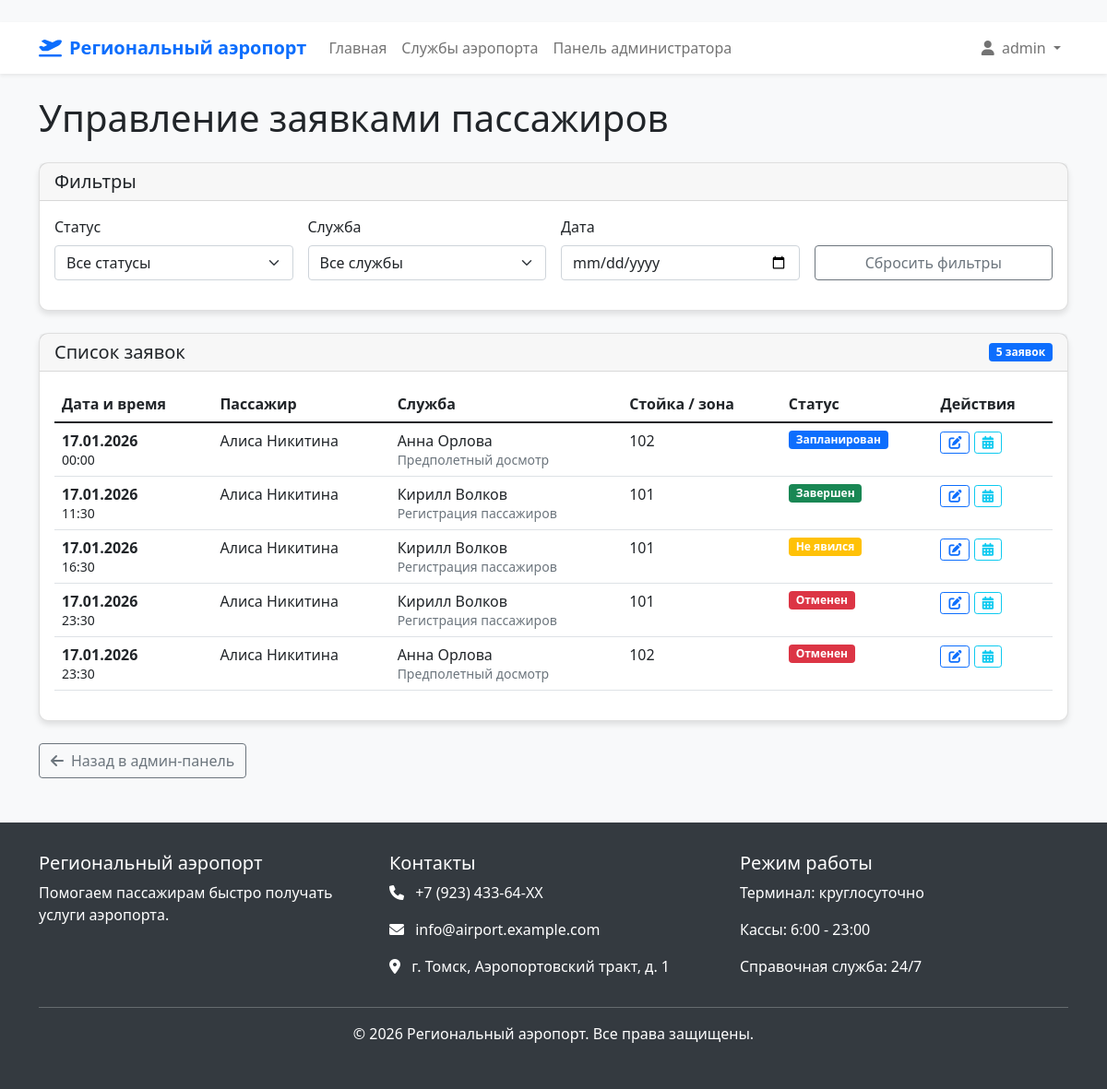
Screenshot of /manage-requests/ (signed in) with the database file from the repository.
### airport_app/models.py (models this page shows, shortened)
class Appointment(models.Model):
    STATUS_CHOICES = [
        ('запланирован', 'Запланирован'),
        ('завершен', 'Завершен'),
        ('отменен', 'Отменен'),
        ('пассажир не явился', 'Пассажир не явился'),
    ]
    patient = models.ForeignKey(Patient, on_delete=models.CASCADE, related_name='appointments')
    doctor = models.ForeignKey(Doctor, on_delete=models.CASCADE, related_name='appointments')
    schedule = models.ForeignKey(Schedule, on_delete=models.CASCADE, related_name='appointments', null=True, blank=True)
    appointment_date = models.DateField()
    appointment_time = models.TimeField()
    office_number = models.CharField(max_length=10)
    reason = models.TextField(blank=True)
    status = models.CharField(max_length=30, choices=STATUS_CHOICES, default='запланирован')
    created_at = models.DateTimeField(auto_now_add=True)
    updated_at = models.DateTimeField(auto_now=True)
    class Meta:
        verbose_name = "Заявка пассажира"
        verbose_name_plural = "Заявки пассажиров"
        ordering = ['-appointment_date', 'appointment_time']

class Patient(models.Model):
    user = models.OneToOneField(User, on_delete=models.CASCADE, related_name='patient')
    birth_date = models.DateField()
    address = models.TextField()
    phone_number = models.CharField(max_length=15)
    insurance_number = models.CharField(max_length=20, unique=True)
    attached_to_clinic = models.BooleanField(default=True)
    class Meta:
        verbose_name = "Пассажир"
        verbose_name_plural = "Пассажиры"

class Doctor(models.Model):
    SPECIALIZATION_CHOICES = [
        ('регистрация', 'Регистрация пассажиров'),
        ('досмотр', 'Предполетный досмотр'),
        ('багаж', 'Багажная служба'),
        ('информация', 'Информационная стойка'),
        ('посадка', 'Посадка на рейс'),
        ('грузовой терминал', 'Грузовой терминал'),
        ('медпункт', 'Медпункт аэропорта'),
        ('vip-зал', 'VIP-зал'),
        ('транспорт', 'Наземный транспорт'),
        ('авиакасса', 'Авиакасса'),
    ]
    user = models.OneToOneField(User, on_delete=models.CASCADE, related_name='doctor')
    specialization = models.CharField(max_length=50, choices=SPECIALIZATION_CHOICES)
    qualification = models.CharField(max_length=255)
    experience = models.PositiveIntegerField(help_text="Стаж работы в годах")
    office_number = models.CharField(max_length=10)
    phone_number = models.CharField(max_length=15)
    is_active = models.BooleanField(default=True)
    class Meta:
        verbose_name = "Сотрудник аэропорта"
        verbose_name_plural = "Сотрудники аэропорта"

### airport_app/views.py (the view)
# urls.py: path('manage-requests/', views.manage_appointments, name='manage_appointments'),
@login_required
@user_passes_test(is_admin)
def manage_appointments(request):
    appointments = Appointment.objects.all().order_by('-appointment_date', 'appointment_time')
    status_filter = request.GET.get('status', '')
    doctor_filter = request.GET.get('doctor', '')
    date_filter = request.GET.get('date', '')
    if status_filter:
        appointments = appointments.filter(status=status_filter)
    if doctor_filter:
        appointments = appointments.filter(doctor_id=doctor_filter)
    if date_filter:
        appointments = appointments.filter(appointment_date=date_filter)
    doctors = Doctor.objects.filter(is_active=True)
    context = {
        'appointments': appointments,
        'doctors': doctors,
        'status_filter': status_filter,
        'doctor_filter': doctor_filter,
        'date_filter': date_filter,
    }
    return render(request, 'airport_app/manage_appointments.html', context)

### airport_app/views.py (called while the page is built)
def is_admin(user):
    return user.is_superuser or user.groups.filter(name='Администратор').exists()

### airport_app/templates/airport_app/manage_appointments.html (shortened to what this page needs)
﻿{% extends 'airport_app/base.html' %}
{% block content %}
<h1 class="mb-4">Управление заявками пассажиров</h1>
<div class="card mb-4">
    <div class="card-header">
        <h5 class="mb-0">Фильтры</h5>
    </div>
    <div class="card-body">
        <form method="get" class="row g-3">
            <div class="col-md-3">
                <label class="form-label">Статус</label>
                <select name="status" class="form-select" onchange="this.form.submit()">
                    <option value="">Все статусы</option>
                </select>
            </div>
            <div class="col-md-3">
                <label class="form-label">Служба</label>
                <select name="doctor" class="form-select" onchange="this.form.submit()">
                    <option value="">Все службы</option>
                </select>
            </div>
            <div class="col-md-3">
                <label class="form-label">Дата</label>
                <input type="date" name="date" class="form-control" value="{{ date_filter }}"
                       onchange="this.form.submit()">
            </div>
            <div class="col-md-3 d-flex align-items-end">
                <a href="{% url 'manage_appointments' %}" class="btn btn-outline-secondary w-100">
                    Сбросить фильтры
                </a>
            </div>
        </form>
    </div>
</div>
<div class="card">
    <div class="card-header d-flex justify-content-between align-items-center">
        <h5 class="mb-0">Список заявок</h5>
        <span class="badge bg-primary">{{ appointments.count }} заявок</span>
    </div>
    <div class="card-body">
        {% if appointments %}
            <div class="table-responsive">
                <table class="table table-hover">
                    <thead>
                        <tr>
                            <th>Дата и время</th>
                            <th>Пассажир</th>
                            <th>Служба</th>
                            <th>Стойка / зона</th>
                            <th>Статус</th>
                            <th>Действия</th>
                        </tr>
                    </thead>
                    <tbody>
                        {% for appointment in appointments %}
                        <tr>
                            <td>
                                <strong>{{ appointment.appointment_date|date:"d.m.Y" }}</strong><br>
                                <small>{{ appointment.appointment_time|time:"H:i" }}</small>
                            </td>
                            <td>{{ appointment.patient.user.get_full_name }}</td>
                            <td>
                                {{ appointment.doctor.user.get_full_name }}<br>
                                <small class="text-muted">{{ appointment.doctor.get_specialization_display }}</small>
                            </td>
                            <td>{{ appointment.office_number }}</td>
                            <td>
                                {% if appointment.status == 'запланирован' %}
                                    <span class="badge bg-primary">Запланирован</span>
                                {% elif appointment.status == 'завершен' %}
                                    <span class="badge bg-success">Завершен</span>
                                {% elif appointment.status == 'отменен' %}
                                    <span class="badge bg-danger">Отменен</span>
                                {% elif appointment.status == 'пассажир не явился' %}
                                    <span class="badge bg-warning">Не явился</span>
                                {% endif %}
                            </td>
                            <td>
                                <a href="/admin/airport_app/appointment/{{ appointment.id }}/change/"
                                   class="btn btn-sm btn-outline-primary">
                                    <i class="fas fa-edit"></i>
                                </a>
                                <a href="{% url 'doctor_schedule' appointment.doctor.id %}"
                                   class="btn btn-sm btn-outline-info">
                                    <i class="fas fa-calendar-alt"></i>
                                </a>
                            </td>
                        </tr>
                        {% endfor %}
                    </tbody>
                </table>
            </div>
        {% else %}
            <div class="alert alert-info">
                <i class="fas fa-info-circle me-2"></i>
                Нет заявок, соответствующих фильтрам.
            </div>
        {% endif %}
    </div>
</div>
<div class="mt-4">
    <a href="{% url 'admin_panel' %}" class="btn btn-outline-secondary">
        <i class="fas fa-arrow-left me-2"></i>Назад в админ-панель
    </a>
</div>
{% endblock %}

### airport_app/templates/airport_app/base.html (shortened to what this page needs)
﻿<!DOCTYPE html>
<html lang="ru">
<head>
    <link href="https://cdn.jsdelivr.net/npm/bootstrap@5.1.3/dist/css/bootstrap.min.css" rel="stylesheet">
    <link rel="stylesheet" href="https://cdnjs.cloudflare.com/ajax/libs/font-awesome/6.0.0/css/all.min.css">
</head>
<body>
    <nav class="navbar navbar-expand-lg navbar-light bg-white shadow-sm">
        <div class="container">
            <a class="navbar-brand" href="{% url 'index' %}">
                <i class="fas fa-plane-departure me-2"></i>Региональный аэропорт
            </a>
            <div class="collapse navbar-collapse" id="navbarNav">
                <ul class="navbar-nav me-auto">
                    <li class="nav-item">
                        <a class="nav-link" href="{% url 'index' %}">Главная</a>
                    </li>
                    <li class="nav-item">
                        <a class="nav-link" href="{% url 'doctor_list' %}">Службы аэропорта</a>
                    </li>
                    {% if user.is_authenticated %}
                        {% if user.is_superuser or user.groups.all.0.name == 'Администратор' %}
                            <li class="nav-item">
                                <a class="nav-link" href="{% url 'admin_panel' %}">Панель администратора</a>
                            </li>
                        {% elif user.doctor %}
                            <li class="nav-item">
                                <a class="nav-link" href="{% url 'doctor_appointments' %}">Заявки на смене</a>
                            </li>
                        {% elif user.patient %}
                            <li class="nav-item">
                                <a class="nav-link" href="{% url 'my_appointments' %}">Мои заявки</a>
                            </li>
                        {% endif %}
                    {% endif %}
                </ul>
                <ul class="navbar-nav">
                    {% if user.is_authenticated %}
                        <li class="nav-item dropdown">
                            <a class="nav-link dropdown-toggle" href="#" id="navbarDropdown" role="button" data-bs-toggle="dropdown">
                                <i class="fas fa-user me-1"></i> {{ user.get_full_name|default:user.username }}
                            </a>
                        </li>
                    {% endif %}
                </ul>
            </div>
        </div>
    </nav>
    <main class="container my-4">
        {% block content %}{% endblock %}
    </main>
    <footer class="footer">
        <div class="container">
            <div class="row">
                <div class="col-md-4">
                    <h5>Региональный аэропорт</h5>
                    <p>Помогаем пассажирам быстро получать услуги аэропорта.</p>
                </div>
                <div class="col-md-4">
                    <h5>Контакты</h5>
                    <p><i class="fas fa-phone me-2"></i> +7 (923) 433-64-XX</p>
                    <p><i class="fas fa-envelope me-2"></i> info@airport.example.com</p>
                    <p><i class="fas fa-map-marker-alt me-2"></i> г. Томск, Аэропортовский тракт, д. 1</p>
                </div>
                <div class="col-md-4">
                    <h5>Режим работы</h5>
                    <p>Терминал: круглосуточно</p>
                    <p>Кассы: 6:00 - 23:00</p>
                    <p>Справочная служба: 24/7</p>
                </div>
            </div>
            <hr class="bg-light">
            <div class="text-center">
                <p>&copy; {% now "Y" %} Региональный аэропорт. Все права защищены.</p>
            </div>
        </div>
    </footer>
</body>
</html>

### airport_app/templates/airport_app/base.html (style rules this page uses)
body { font-family: 'Segoe UI', Tahoma, Geneva, Verdana, sans-serif; background-color: #f8f9fa; }
.navbar-brand { font-weight: bold; color: #0d6efd !important; }
.card { border-radius: 10px; box-shadow: 0 4px 6px rgba(0, 0, 0, 0.1); margin-bottom: 1.5rem; transition: transform 0.3s; }
.footer { background-color: #343a40; color: white; padding: 2rem 0; margin-top: 3rem; }

### rows the page displays
Appointment: appointment_date "17.01.2026", appointment_time "00:00", patient.user.get_full_name "Алиса Никитина", doctor.user.get_full_name "Анна Орлова", doctor.specialization "Предполетный досмотр", office_number "102", status "Запланирован"
Appointment: appointment_date "17.01.2026", appointment_time "11:30", patient.user.get_full_name "Алиса Никитина", doctor.user.get_full_name "Кирилл Волков", doctor.specialization "Регистрация пассажиров", office_number "101", status "Завершен"
Appointment: appointment_date "17.01.2026", appointment_time "16:30", patient.user.get_full_name "Алиса Никитина", doctor.user.get_full_name "Кирилл Волков", doctor.specialization "Регистрация пассажиров", office_number "101", shows "Не явился"
Appointment: appointment_date "17.01.2026", appointment_time "23:30", patient.user.get_full_name "Алиса Никитина", doctor.user.get_full_name "Кирилл Волков", doctor.specialization "Регистрация пассажиров", office_number "101", status "Отменен"
Appointment: appointment_date "17.01.2026", appointment_time "23:30", patient.user.get_full_name "Алиса Никитина", doctor.user.get_full_name "Анна Орлова", doctor.specialization "Предполетный досмотр", office_number "102", status "Отменен"

### other values shown
{{ user.get_full_name|default:user.username }} "admin"
{{ appointments.count }} "5"
